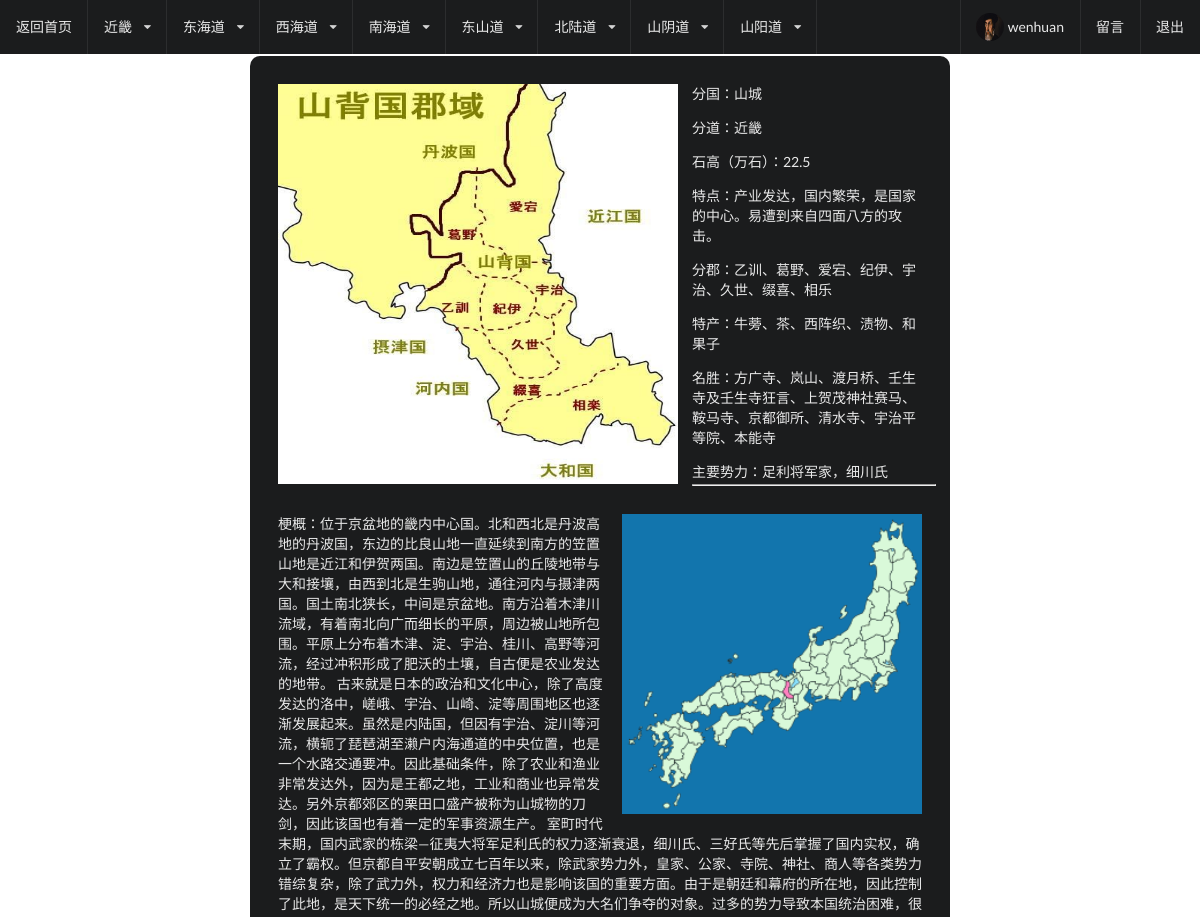
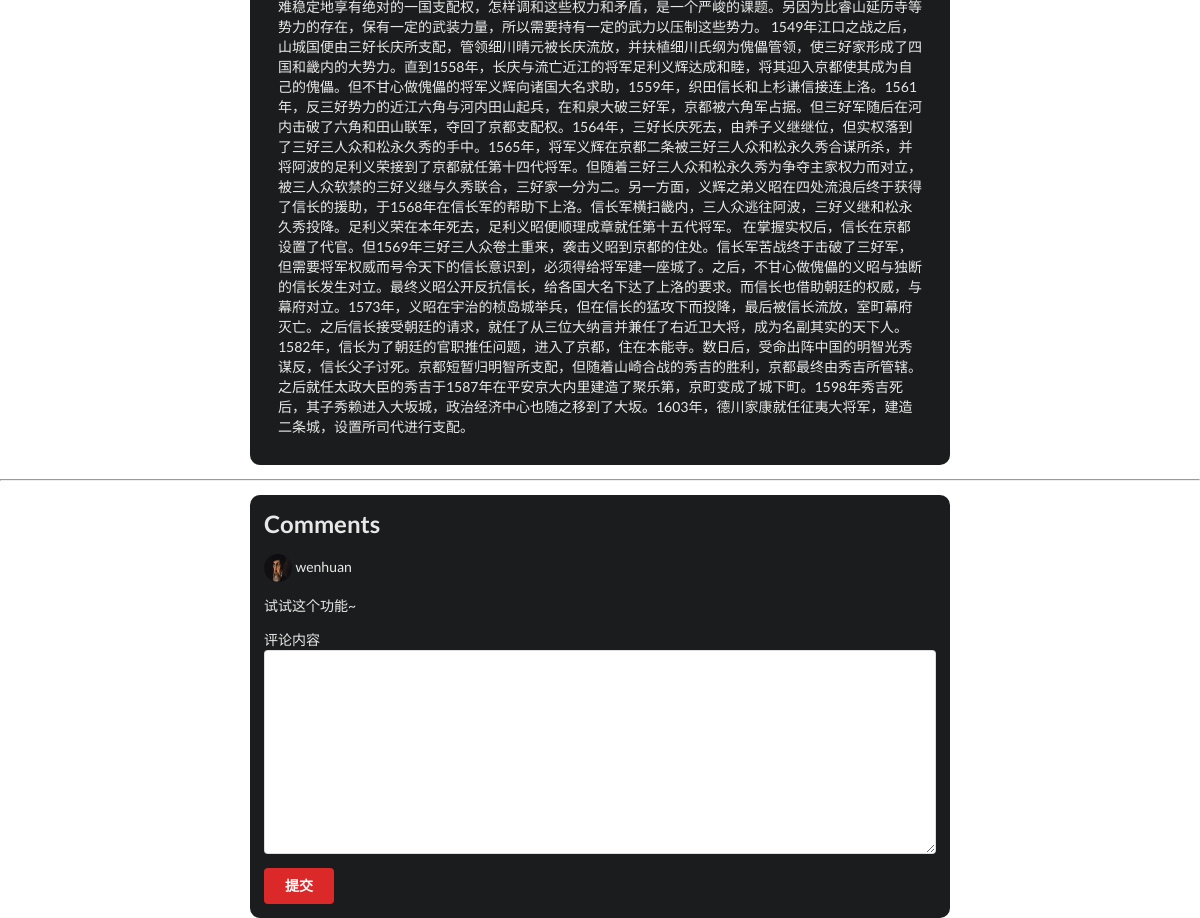
/domain/1 (signed in), run on the app's committed database (2 pictures, top to bottom).
### Sengokuapp/models.py (models this page shows, shortened)
class UserProfile(models.Model):
    belong_to = models.OneToOneField(to=User,related_name='profile')
    profile_image = models.ImageField(upload_to='User',null=True,blank=True)
    gender = models.CharField(null=True,blank=True,choices=(('male','male'),('female','female')),max_length=10)

class Domain(models.Model):
    name = models.CharField(null=True,blank=True,max_length=200)
    biography = models.TextField(null=True,blank=True)
    summary = models.TextField(null=True,blank=True)
    component = models.TextField(null=True,blank=True)
    product = models.TextField(null=True,blank=True)
    scenic = models.TextField(null=True,blank=True)
    family = models.TextField(null=True,blank=True)
    photo = models.ImageField('upload',upload_to='domain',null=True,blank=True)
    photo_add = models.ImageField('upload_add',upload_to='domain_add',null=True,blank=True)
    photo_add_b = models.ImageField('upload_add_b',upload_to='domain_add',null=True,blank=True)
    gender = models.CharField(null=True,blank=True,choices=CHOSE_DIR,max_length=200)
    salary = models.CharField(null=True,blank=True,max_length=200)
    belong_to = models.ForeignKey(to=Road,related_name='vassal',null=True,blank=True)

class Road(models.Model):
    name = models.CharField(null=True,blank=True,max_length=200)
    gender = models.CharField(null=True,blank=True,choices=CHOSE_DIR,max_length=200)
    def __str__(self):
        return self.name

class Comment(models.Model):
    comment = models.TextField(null=True,blank=True)
    belong_to = models.ForeignKey(to=Domain,related_name='under_comment',null=True,blank=True)
    belong_for = models.ForeignKey(to=User,related_name='under_comment',null=True,blank=True)
    best_comment = models.BooleanField(default=False)

### Sengokuapp/views.py (the view, shortened to what this page needs)
# urls.py: url(r'^domain/(?P<domainid>\d+)', domain, name='domain'),
def domain(request,domainid):
    Context={}
    Domainjj = Domain.objects.filter(gender='jj')
    Context['Domainjj'] = Domainjj
    Domaindhd = Domain.objects.filter(gender='dhd')
    Context['Domaindhd'] = Domaindhd
    Domaindsd = Domain.objects.filter(gender='dsd')
    Context['Domaindsd'] = Domaindsd
    Domainxhd = Domain.objects.filter(gender='xhd')
    Context['Domainxhd'] = Domainxhd
    Domainnhd = Domain.objects.filter(gender='nhd')
    Context['Domainnhd'] = Domainnhd
    Domainbld = Domain.objects.filter(gender='bld')
    Context['Domainbld'] = Domainbld
    Domainsyd = Domain.objects.filter(gender='syd')
    Context['Domainsyd'] = Domainsyd
    Domainsyad = Domain.objects.filter(gender='syad')
    Context['Domainsyad'] = Domainsyad
    thedomain = Domain.objects.get(id=domainid)
    Context['thedomain'] = thedomain
    if request.method == 'GET':
        form = Commentform
    Context['form'] = form
    comment_list = Comment.objects.filter(belong_to=thedomain)
    best_comment = Comment.objects.filter(best_comment=True,belong_to=thedomain)
    if best_comment:
        Context['best_comment'] = best_comment[0]
    Context['comment_list'] = comment_list
    return render(request,'Domain.html',Context)

### Sengokuapp/templates/Domain.html (shortened to what this page needs)
<!DOCTYPE html>
{% load staticfiles %}
<html>
    <head>
        <link rel="stylesheet" href="../static/css/semantic.css" media="screen" title="no title" charset="utf-8">
    </head>
    <body>
        <div class="ui basic segment" style="padding:0;">
            <div class="ui inverted fixed menu">
                <div  class="ui simple item">
                    <a href="{% url 'index' %}">返回首页</a>
                </div>
                <div class="ui simple dropdown item">
                    <a href="?gender=jj">近畿</a>
                    <i class="dropdown icon"></i>
                </div>
                <div class="ui simple dropdown item">
                    <a href="?gender=dhd">东海道</a>
                    <i class="dropdown icon"></i>
                </div>
                <div class="ui simple dropdown item">
                    <a href="?gender=xhd">西海道</a>
                    <i class="dropdown icon"></i>
                </div>
                <div class="ui simple dropdown item">
                    <a href="?gender=nhd">南海道</a>
                    <i class="dropdown icon"></i>
                </div>
                <div class="ui simple dropdown item">
                    <a href="?gender=dsd">东山道</a>
                    <i class="dropdown icon"></i>
                </div>
                <div class="ui simple dropdown item">
                    <a href="?gender=bld">北陆道</a>
                    <i class="dropdown icon"></i>
                </div>
                <div class="ui simple dropdown item">
                    <a href="?gender=syd">山阴道</a>
                    <i class="dropdown icon"></i>
                </div>
                <div class="ui simple dropdown item">
                    <a href="?gender=syad">山阳道</a>
                    <i class="dropdown icon"></i>
                </div>
                <div class="right menu">
                    {% if request.user.is_authenticated %}
                        <a class="item" href="{% url 'user_info' %}"><img class="ui avatar image" src="/static/uploads/{{ request.user.profile.profile_image }}"><span>{{ request.user.username }}</span></a>
                        <a class="item" href="{% url 'message_f' %}">留言</a>
                        <a class="item" href="{% url 'logout' %}">退出</a>
                    {% else %}
                        <a class="item" href="{% url 'message_f' %}">留言</a>
                        <a class="item" href="{% url 'register' %}">注册</a>
                        <a class="item" href="{% url 'login_f' %}">登录</a>
                    {% endif %}
                </div>
            </div>
        </div>
        <div class="ui basic segment"></div>
        <div class="ui basic inverted segment container" style="width:700px;border-radius:10px;">
            <div class="ui basic inverted segment container" style="width:700px;height:400px;">
                <img class="ui left floated image" src="/static/uploads/{{ thedomain.photo_add }}" style="width:400px;height:400px;">
                <p>分国：{{thedomain.name}}</p>
                <p>分道：{{thedomain.belong_to}}</p>
                <p>石高（万石）：{{thedomain.salary}}</p>
                <p>特点：{{thedomain.summary}}</p>
                <p>分郡：{{thedomain.component}}</p>
                <p>特产：{{thedomain.product}}</p>
                <p>名胜：{{thedomain.scenic}}</p>
                <p>主要势力：{{thedomain.family}}</p>
            </div>
<hr>
            <div class="ui basic inverted segment container" style="width:700px;">
                <img class="ui right bottom aligned floated image" src="/static/uploads/{{ thedomain.photo }}" style="width:300px;height:300px;">
                <p>梗概：{{thedomain.biography}}</p>
            </div>
        </div>
        <hr>
        <div class="ui basic inverted segment container" style="width:700px;border-radius:10px;">
            <h2>Comments</h2>
            {% for one in comment_list %}
                <p><img src="/static/uploads/{{ one.belong_for.profile.profile_image }}" class="ui avatar image" /><span>{{ one.belong_for }}</span></p>
                <p>{{ one.comment }}</p>
            {% endfor %}
            {% if request.user.is_authenticated %}
                <form class="ui error form" method="post">
                    {% if form.errors %}
                        <div class="ui error message">
                            {{ form.errors}}
                        </div>
                        {% for field in form %}
                            <div class="{{ field.errors|yesno:"error, " }} field">
                                {{ field.label }}
                                {{ field }}
                            </div>
                        {% endfor %}
                    {% else %}
                        {% for field in form  %}
                            <div class="field">
                                {{ field.label }}
                                {{ field }}
                            </div>
                        {% endfor %}
                    {% endif %}
                    <button type="submit" class="ui red button">提交</button>
                </form>
            {% endif %}
        </div>
    </body>
</html>

### data on the page
Domain: photo_add (picture), name "山城", belong_to "近畿", salary "22.5", summary "产业发达，国内繁荣，是国家的中心。易遭到来自四面八方的攻击。", component "乙训、葛野、爱宕、纪伊、宇治、久世、缀喜、相乐", product "牛蒡、茶、西阵织、渍物、和果子", scenic "方广寺、岚山、渡月桥、壬生寺及壬生寺狂言、上贺茂神社赛马、鞍马寺、京都御所、清水寺、宇治平等院、本能寺", family "足利将军家，细川氏", photo (picture), biography "位于京盆地的畿内中心国。北和西北是丹波高地的丹波国，东边的比良山地一直延续到南方的笠置山地是近江和伊贺两国。南边是笠置山的丘陵地带与大和接壤，由西到北是生驹山地，通往河内与摄津两国。国土南北狭长，中间是京盆地。南方沿着木津川流域，有着南北向广而细长的平原，周边被山地所包围。平原上分布着木津、淀、宇治、桂川、高野等河流，经过冲积形成了肥沃的土壤，自古便是农业发达的地带。 古来就是日本的政治和文化中心，除了高度发达的洛中，嵯峨、宇治、山崎、淀等周围地区也逐渐发展起来。虽然是内陆国，但因有宇治、淀川等河流，横轭了琵琶湖至濑户内海通道的中央位置，也是一个水路交通要冲。因此基础条件，除了农业和渔业非常发达外，因为是王都之地，工业和商业也异常发达。另外京都郊区的栗田口盛产被称为山城物的刀剑，因此该国也有着一定的军事资源生产。 室町时代末期，国内武家的栋梁—征夷大将军足利氏的权力逐渐衰退，细川氏、三好氏等先后掌握了国内实权，确立了霸权。但京都自平安朝成立七百年以来，除武家势力外，皇家、公家、寺院、神社、商人等各类势力错综复杂，除了武力外，权力和经济力也是影响该国的重要方面。由于是朝廷和幕府的所在地，因此控制了此地，是天下统一的必经之地。所以山城便成为大名们争夺的对象。过多的势力导致本国统治困难，很难稳定地享有绝对的一国支配权，怎样调和这些权力和矛盾，是一个严峻的课题。另因为比睿山延历寺等势力的存在，保有一定的武装力量，所以需要持有一定的武力以压制这些势力。…"
Comment: belong_for.profile.profile_image (picture), belong_for "wenhuan", comment "试试这个功能~"

### other printed values
{{ request.user.username }} "wenhuan"
{{ field.label }} "评论内容"
